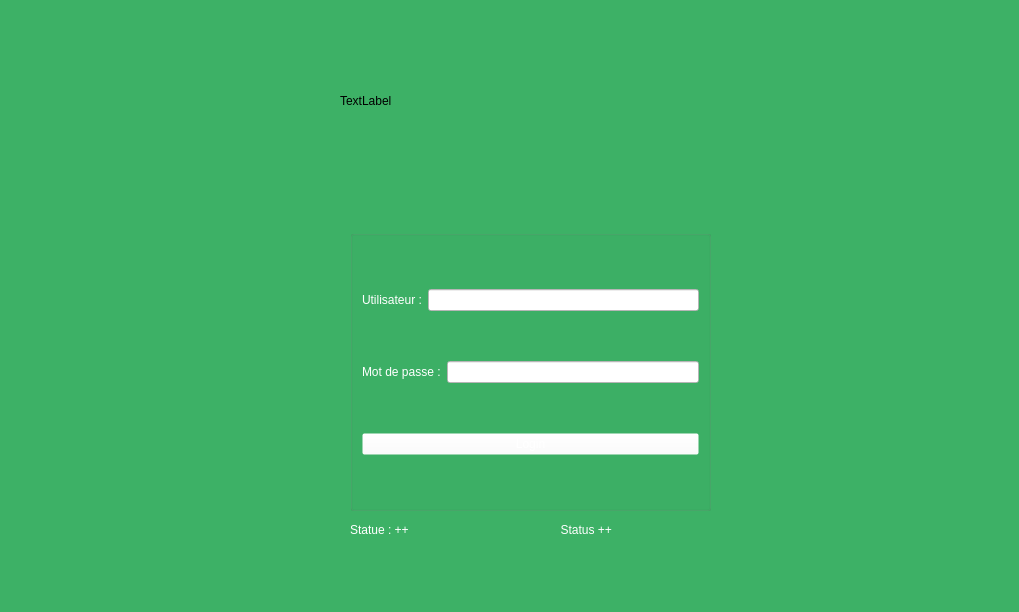
<?xml version="1.0" encoding="UTF-8"?>
<ui version="4.0">
 <class>Widget</class>
 <widget class="QWidget" name="Widget">
  <property name="geometry">
   <rect>
    <x>0</x>
    <y>0</y>
    <width>1019</width>
    <height>612</height>
   </rect>
  </property>
  <property name="windowTitle">
   <string>Widget</string>
  </property>
  <property name="styleSheet">
   <string notr="true">background-color: rgb(61, 177, 102);</string>
  </property>
  <widget class="QGroupBox" name="groupBox">
   <property name="geometry">
    <rect>
     <x>350</x>
     <y>230</y>
     <width>361</width>
     <height>281</height>
    </rect>
   </property>
   <property name="styleSheet">
    <string notr="true">color: rgb(0, 0, 0);
font: italic 14pt &quot;Charter&quot;;
background-color: rgb(255, 255, 255,0%);
</string>
   </property>
   <property name="title">
    <string/>
   </property>
   <layout class="QVBoxLayout" name="verticalLayout">
    <item>
     <layout class="QHBoxLayout" name="horizontalLayout_2">
      <item>
       <widget class="QLabel" name="Username">
        <property name="styleSheet">
         <string notr="true">background-color: rgb(255, 255, 255,0%);
color: rgb(255, 255, 255);</string>
        </property>
        <property name="text">
         <string>Utilisateur :</string>
        </property>
       </widget>
      </item>
      <item>
       <widget class="QLineEdit" name="lineEdit_Username">
        <property name="styleSheet">
         <string notr="true">background-color: rgb(255, 255, 255);
color: rgb(0, 0, 0);</string>
        </property>
       </widget>
      </item>
     </layout>
    </item>
    <item>
     <layout class="QHBoxLayout" name="horizontalLayout">
      <item>
       <widget class="QLabel" name="Password">
        <property name="styleSheet">
         <string notr="true">background-color: rgb(255, 255, 255,0%);
color: rgb(255, 255, 255);</string>
        </property>
        <property name="text">
         <string>Mot de passe :</string>
        </property>
       </widget>
      </item>
      <item>
       <widget class="QLineEdit" name="lineEdit_Password">
        <property name="styleSheet">
         <string notr="true">color: rgb(0, 0, 0);
background-color: rgb(255, 255, 255);</string>
        </property>
        <property name="echoMode">
         <enum>QLineEdit::Password</enum>
        </property>
       </widget>
      </item>
     </layout>
    </item>
    <item>
     <widget class="QPushButton" name="pushButton">
      <property name="styleSheet">
       <string notr="true">background-color: rgb(255, 255, 255,0%);
color: rgb(255, 255, 255);
</string>
      </property>
      <property name="text">
       <string>Login</string>
      </property>
     </widget>
    </item>
   </layout>
  </widget>
  <widget class="QWidget" name="layoutWidget">
   <property name="geometry">
    <rect>
     <x>350</x>
     <y>520</y>
     <width>401</width>
     <height>20</height>
    </rect>
   </property>
   <layout class="QHBoxLayout" name="horizontalLayout_3">
    <item>
     <widget class="QLabel" name="label_Login">
      <property name="styleSheet">
       <string notr="true">color: rgb(255, 255, 255);</string>
      </property>
      <property name="text">
       <string>Statue : ++</string>
      </property>
     </widget>
    </item>
    <item>
     <widget class="QLabel" name="label">
      <property name="styleSheet">
       <string notr="true">color: rgb(255, 255, 255);</string>
      </property>
      <property name="text">
       <string>  Status ++ </string>
      </property>
     </widget>
    </item>
   </layout>
  </widget>
  <widget class="QLabel" name="label_Picture2">
   <property name="geometry">
    <rect>
     <x>340</x>
     <y>40</y>
     <width>471</width>
     <height>121</height>
    </rect>
   </property>
   <property name="text">
    <string>TextLabel</string>
   </property>
  </widget>
 </widget>
 <resources/>
 <connections/>
</ui>
